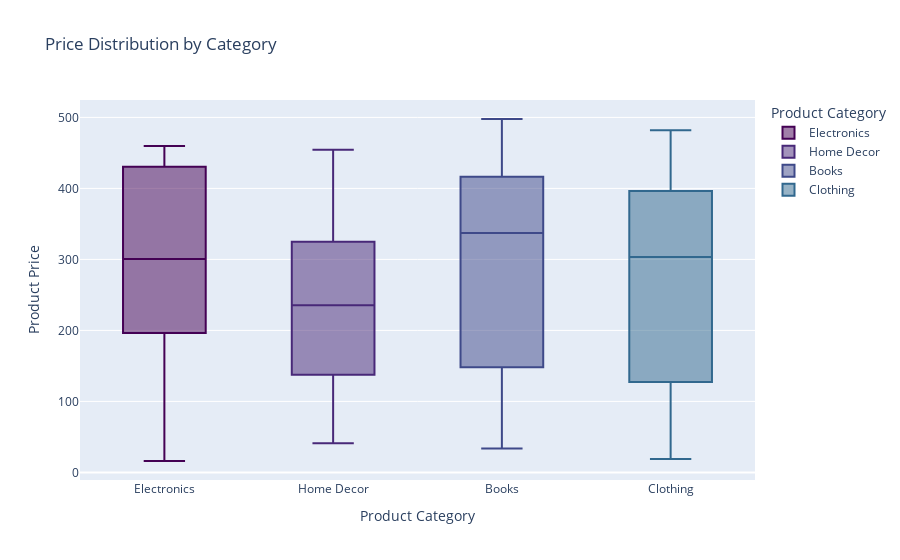

Here is the notebook cell this chart was saved with:
### Markdown cell above
### Price Distribution by Category

### Code cell
fig_box_price = px.box(
    merged_data,
    x='Category',
    y='Price',
    color='Category',
    title="Price Distribution by Category",
    labels={'Price': 'Product Price', 'Category': 'Product Category'},
    color_discrete_sequence=px.colors.sequential.Viridis  
)
fig_box_price.show()

### Figure 1 — Plotly figure (JSON) as saved in the notebook; plotly's stock layout.template omitted (floating-point values rounded to 4 significant figures; data arrays with more than 128 entries replaced by an {"elided": "..."} marker saying what was removed)
{"data": [{"alignmentgroup": "True", "hovertemplate": "Product Category=%{x}<br>Product Price=%{y}<extra></extra>", "legendgroup": "Electronics", "marker": {"color": "#440154"}, "name": "Electronics", "notched": false, "offsetgroup": "Electronics", "orientation": "v", "showlegend": true, "type": "box", "x": {"elided": "254 str values"}, "x0": " ", "xaxis": "x", "y": {"elided": "254 float values"}, "y0": " ", "yaxis": "y"}, {"alignmentgroup": "True", "hovertemplate": "Product Category=%{x}<br>Product Price=%{y}<extra></extra>", "legendgroup": "Home Decor", "marker": {"color": "#482878"}, "name": "Home Decor", "notched": false, "offsetgroup": "Home Decor", "orientation": "v", "showlegend": true, "type": "box", "x": {"elided": "248 str values"}, "x0": " ", "xaxis": "x", "y": {"elided": "248 float values"}, "y0": " ", "yaxis": "y"}, {"alignmentgroup": "True", "hovertemplate": "Product Category=%{x}<br>Product Price=%{y}<extra></extra>", "legendgroup": "Books", "marker": {"color": "#3e4989"}, "name": "Books", "notched": false, "offsetgroup": "Books", "orientation": "v", "showlegend": true, "type": "box", "x": {"elided": "270 str values"}, "x0": " ", "xaxis": "x", "y": {"elided": "270 float values"}, "y0": " ", "yaxis": "y"}, {"alignmentgroup": "True", "hovertemplate": "Product Category=%{x}<br>Product Price=%{y}<extra></extra>", "legendgroup": "Clothing", "marker": {"color": "#31688e"}, "name": "Clothing", "notched": false, "offsetgroup": "Clothing", "orientation": "v", "showlegend": true, "type": "box", "x": {"elided": "228 str values"}, "x0": " ", "xaxis": "x", "y": {"elided": "228 float values"}, "y0": " ", "yaxis": "y"}], "layout": {"boxmode": "overlay", "legend": {"title": {"text": "Product Category"}, "tracegroupgap": 0}, "title": {"text": "Price Distribution by Category"}, "xaxis": {"anchor": "y", "categoryarray": ["Electronics", "Home Decor", "Books", "Clothing"], "categoryorder": "array", "domain": [0, 1], "title": {"text": "Product Category"}}, "yaxis": {"anchor": "x", "domain": [0, 1], "title": {"text": "Product Price"}}}}
